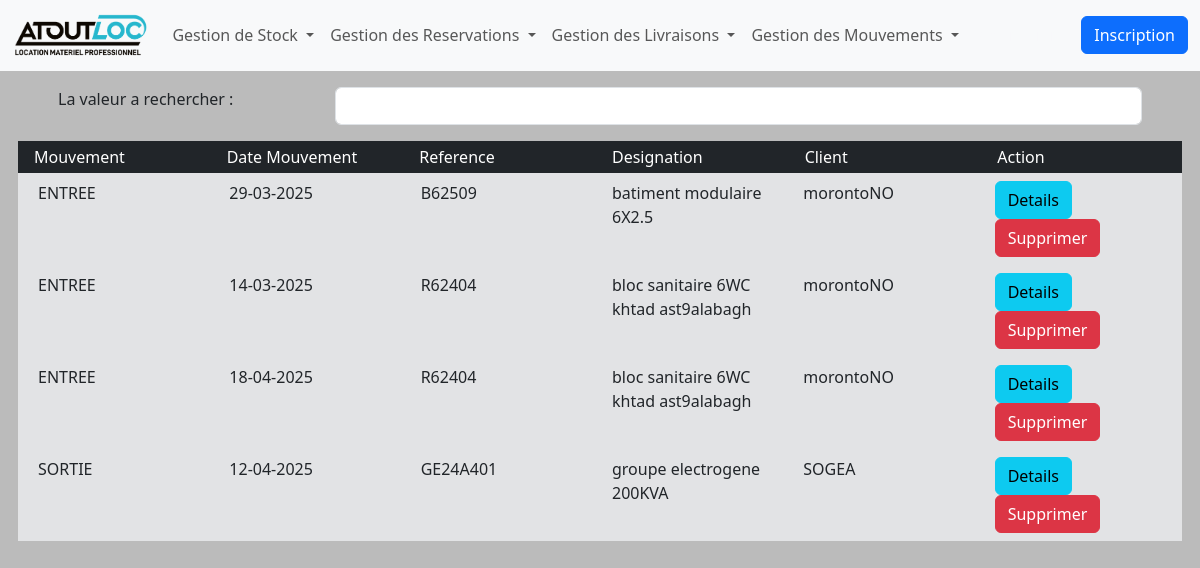
Screenshot of /movement/ with the database file from the repository.
### inventaire/models.py (models this page shows, shortened)
class Movement(models.Model):
    typeMovement=models.CharField(max_length=20)
    dateMovement=models.DateField()
    typeLocation=models.CharField(max_length=30)
    depot=models.CharField(max_length=30)
    refMateriel=models.CharField(max_length=30)
    designation=models.CharField(max_length=50)
    qte=models.IntegerField()
    client=models.CharField(max_length=60)
    lieu=models.CharField(max_length=60)
    matTrans=models.CharField(max_length=40,null=True)
    condTrans=models.CharField(max_length=30,null=True)
    observations=models.CharField(max_length=200,null=True)

### inventaire/views.py (the view)
# urls.py: path('movement/',movement,name='movement'),
def movement(request):
    data=Movement.objects.all()
    return render(request,"inventaire/movements.html",{'data':data})

### inventaire/templates/inventaire/movements.html (shortened to what this page needs)
{% extends 'base.html' %}
{% block content%}
<div class=" mt-1">
    <div class="row m-3 ">
        <div class="col-md-3"><label for="search">La valeur a rechercher :</label></div>
        <div class="col-md-9"> <input id="searchMovement" type="text" class="form-control"></div>
    </div>
</div>
<div class="row bg-dark p-1 text-white">
    <div class="col-md-2">Mouvement</div>
    <div class="col-md-2">Date Mouvement</div>
    <div class="col-md-2">Reference</div>
    <div class="col-md-2">Designation</div>
    <div class="col-md-2">Client</div>
    <div class="col-md-2">Action</div>
</div>
<div  id="bodyMovement">
{% for d in data%}
{% url 'deleteMovement' d.id  as url %}
    <div class="row bg-secondary-subtle p-2">
        <div class="col-md-2">{{d.typeMovement}}</div>
        <div class="col-md-2">{{d.dateMovement|date:"d-m-Y"}}</div>
        <div class="col-md-2">{{d.refMateriel}}</div>
        <div class="col-md-2">{{d.designation}}</div>
        <div class="col-md-2">{{d.client}}</div>
        <div class="col-md-2 flex-row">
            <a href="{% url 'detailMovement' d.id %}"><input type="button" class="btn btn-info" value="Details"></a>
            <a onclick="addHref('{{url}}')" class="btn btn-danger"> Supprimer</a>
        </div>
    </div>
    {% endfor%}
</div>
{% endblock content%}

### inventaire/static/css/style.css (style rules this page uses)
* { margin: 0; padding: 0; box-sizing: border-box; }
body { background:#BBB; position: relative; }

### rows the page displays
Movement: typeMovement "ENTREE", dateMovement "29-03-2025", refMateriel "B62509", designation "batiment modulaire 6X2.5", client "morontoNO"
Movement: typeMovement "ENTREE", dateMovement "14-03-2025", refMateriel "R62404", designation "bloc sanitaire 6WC khtad ast9alabagh", client "morontoNO"
Movement: typeMovement "ENTREE", dateMovement "18-04-2025", refMateriel "R62404", designation "bloc sanitaire 6WC khtad ast9alabagh", client "morontoNO"
Movement: typeMovement "SORTIE", dateMovement "12-04-2025", refMateriel "GE24A401", designation "groupe electrogene 200KVA", client "SOGEA"
